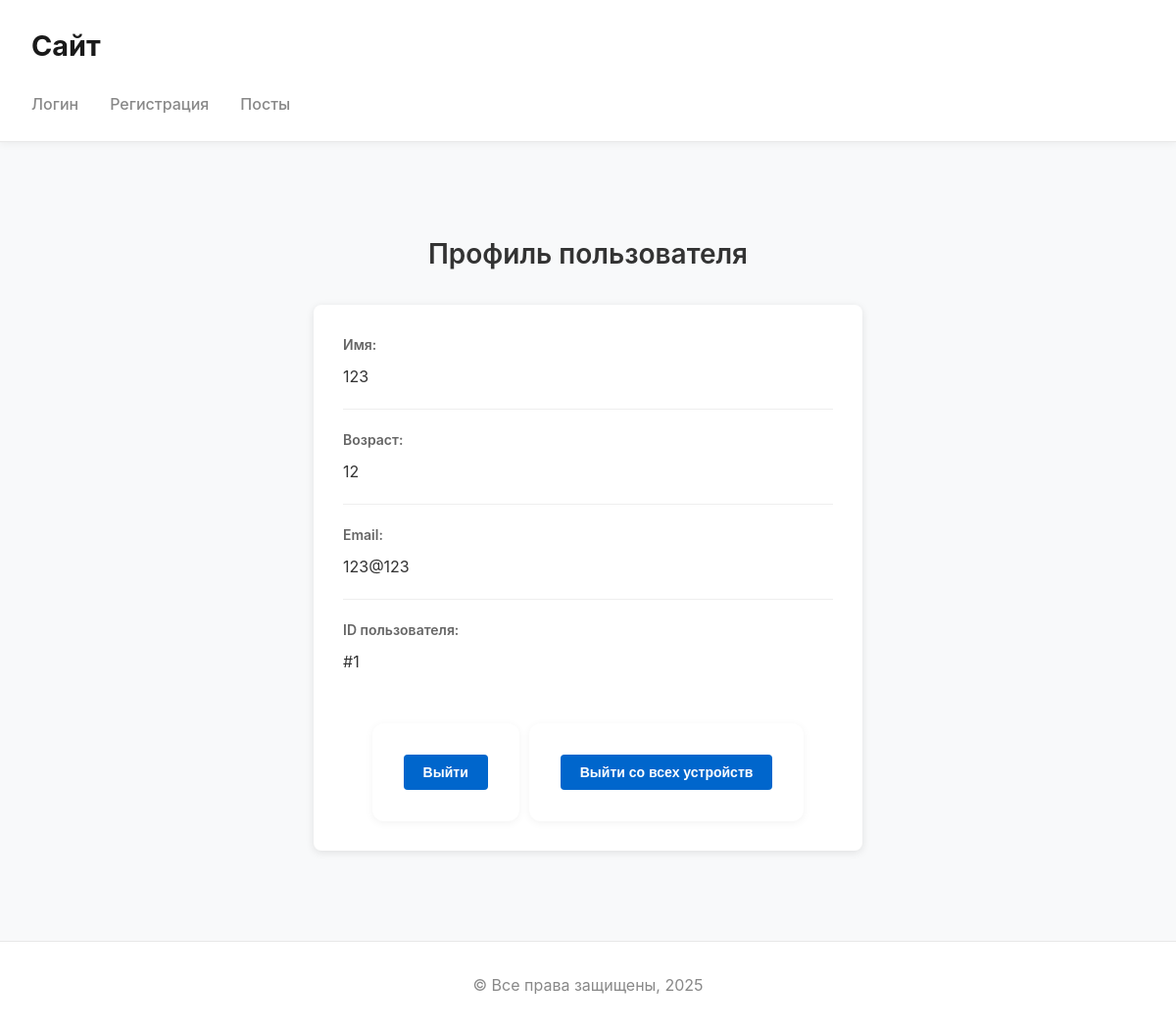
Before: /auth/profile/1 with the older database file.
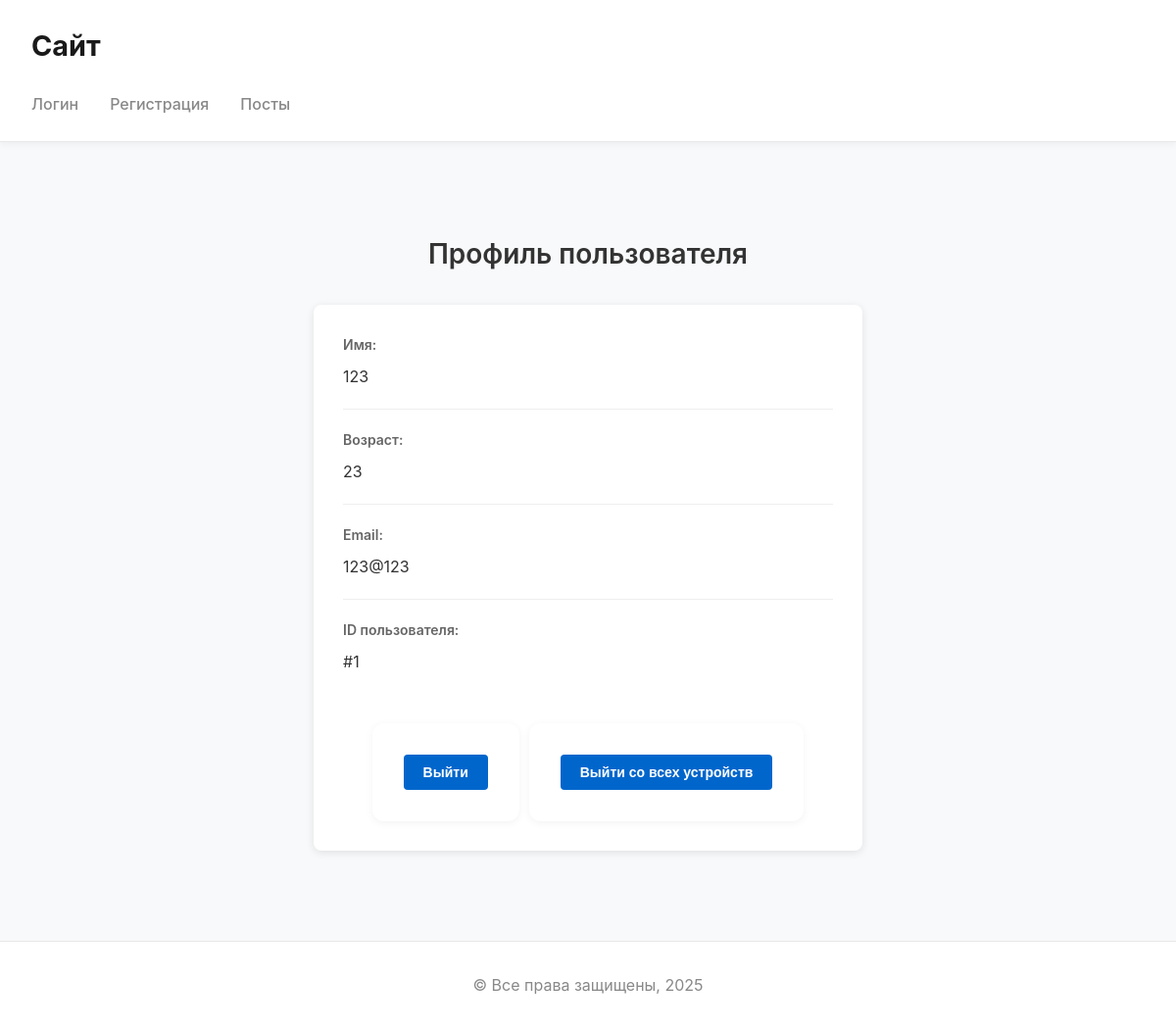
After: the same page with the newer database file.
### tables this page shows
CREATE TABLE users (
                id INTEGER PRIMARY KEY AUTOINCREMENT,
                name VARCHAR(100) NOT NULL,
                age INTEGER,
                email VARCHAR(255) NOT NULL UNIQUE,
                password TEXT NOT NULL
            );

### controllers/auth.py (the view)
    def public_profile(self, user_id):
        conn = self.get_db()
        model = User(conn)
        user = model.find_by_id(user_id)
        if not user:
            flash("Пользователь не найден", "warning")
            return redirect(url_for("posts.index"))
        is_owner = False
        if getattr(g, "user", None) and g.user["id"] == user_id:
            is_owner = True
        return render_template(
            "users/profile.html",
            title=f"Профиль {user['name']}",
            user=user,
            is_owner=is_owner,
        )

### app.py (called while the page is built)
@app.before_request
def load_user():
    auth_controller.load_user()

### app_core/app.py (called while the page is built)
    def open_db(self):
        if "_db" not in g:
            g._db = sqlite3.connect(self.db_path)
            g._db.row_factory = sqlite3.Row

    def get_db(self):
        return g._db

### controllers/auth.py (called while the page is built, shortened)
    def load_user(self):
        g.user = None
        sid = request.cookies.get(COOKIE_NAME)
        return redirect(url_for('posts.index'))

### models/user.py (called while the page is built)
    def find_by_id(self, id):
        cur = self.conn.execute("SELECT * FROM users WHERE id = ?", [id])
        row = cur.fetchone()
        return dict(row) if row else None

### templates/users/profile.html (shortened to what this page needs)
{% extends "base.html" %}
{% block content %}
<div class="profile-container">
    <h2>Профиль пользователя</h2>
    <div class="profile-card">
        <div class="profile-info">
            <div class="info-group">
                <label>Имя:</label>
                <p>{{ user.name }}</p>
            </div>
            <div class="info-group">
                <label>Возраст:</label>
                <p>{{ user.age }}</p>
            </div>
            <div class="info-group">
                <label>Email:</label>
                <p>{{ user.email }}</p>
            </div>
            <div class="info-group">
                <label>ID пользователя:</label>
                <p>#{{ user.id }}</p>
            </div>
        </div>
        <div class="profile-actions">
            <form method="POST" action="{{ url_for('auth.logout') }}" style="display: inline;">
                <button type="submit" class="btn btn-logout">Выйти</button>
            </form>
            <form method="POST" action="{{ url_for('auth.logout_all') }}" style="display: inline;">
                <button type="submit" class="btn btn-logout-all">Выйти со всех устройств</button>
            </form>
        </div>
    </div>
</div>
{% endblock %}

Changed rows visible on the page:
changed users id 1: age "12" → "23"
